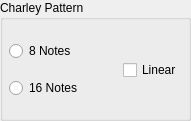
   <widget class="QGroupBox" name="gpChPattern">
    <property name="geometry">
     <rect>
      <x>10</x>
      <y>200</y>
      <width>191</width>
      <height>121</height>
     </rect>
    </property>
    <property name="title">
     <string>Charley Pattern</string>
    </property>
    <property name="flat">
     <bool>false</bool>
    </property>
    <widget class="QWidget" name="horizontalLayoutWidget_3">
     <property name="geometry">
      <rect>
       <x>9</x>
       <y>30</y>
       <width>173</width>
       <height>80</height>
      </rect>
     </property>
     <layout class="QHBoxLayout" name="horizontalLayout_6">
      <item>
       <layout class="QVBoxLayout" name="verticalLayout_3">
        <item>
         <widget class="QRadioButton" name="rd8Notes">
          <property name="text">
           <string>8 Notes</string>
          </property>
         </widget>
        </item>
        <item>
         <widget class="QRadioButton" name="rd16Notes">
          <property name="text">
           <string>16 Notes</string>
          </property>
         </widget>
        </item>
       </layout>
      </item>
      <item>
       <spacer name="horizontalSpacer_2">
        <property name="orientation">
         <enum>Qt::Orientation::Horizontal</enum>
        </property>
        <property name="sizeHint" stdset="0">
         <size>
          <width>40</width>
          <height>20</height>
         </size>
        </property>
       </spacer>
      </item>
      <item>
       <widget class="QCheckBox" name="chkLinear">
        <property name="text">
         <string>Linear</string>
        </property>
       </widget>
      </item>
     </layout>
    </widget>
   </widget>
